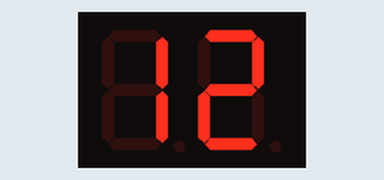
Bench run of a sketch on a simulated Arduino Uno, built with avr-gcc and run on an emulated ATmega328P. On the bench: 2-digit seven-segment display. Wiring (inferred from the names in the program): 2-digit 7-segment display, segments lit when HIGH: segments pin 2, pin 3, pin 4, pin 5, pin 6, pin 7, pin 8; digit selects pin 11, pin 12. The segment pins are drawn as the display they are named for.

Above: at 0.2 s.
At 9.2 s:
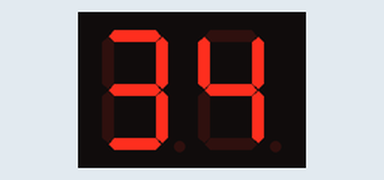
At 19.2 s:
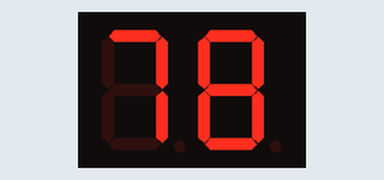
At 38.2 s:
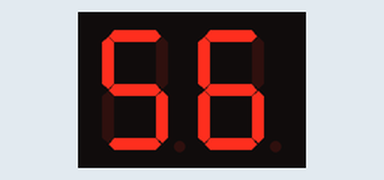

Measured:
- what the display in image 0 shows lasts 0.9 s, from 0.2 s to 1.1 s
- what the display in image 1 shows lasts 1.0 s, from 9.1 s to 10.1 s

The sketch:

7segment.ino
```cpp
#include <stdlib.h>
#include <string.h>

const int segments[] = {2, 3, 4, 5, 6, 7, 8}; // Segment pins a-g
const int leftSegment = 11, rightSegment = 12;

// Digit segment patterns (0-9)
const int digitPatterns[][7] = {
  {1, 1, 1, 1, 1, 1, 0}, // 0
  {0, 1, 1, 0, 0, 0, 0}, // 1
  {1, 1, 0, 1, 1, 0, 1}, // 2
  {1, 1, 1, 1, 0, 0, 1}, // 3
  {0, 1, 1, 0, 0, 1, 1}, // 4
  {1, 0, 1, 1, 0, 1, 1}, // 5
  {1, 0, 1, 1, 1, 1, 1}, // 6
  {1, 1, 1, 0, 0, 0, 0}, // 7
  {1, 1, 1, 1, 1, 1, 1}, // 8
  {1, 1, 1, 1, 0, 1, 1}  // 9
};

const char text[] = "12345678";

void setup() {
  Serial.begin(9600);
  for (int i = 0; i < 7; i++) {
    pinMode(segments[i], OUTPUT);
  }
  pinMode(leftSegment, OUTPUT);
  pinMode(rightSegment, OUTPUT);
}

void loop() {
  for (int i = 0; i < strlen(text); i += 2) {
    int digit1 = text[i] - '0', digit2 = text[i + 1] - '0';
    showTwoDigits(digit1, digit2);
  }
}

void showTwoDigits(int digit1, int digit2) {
  unsigned long startTime = millis();
  while (millis() - startTime < 1000) {
    displayDigit(digit1, rightSegment);
    delay(50);
    displayDigit(digit2, leftSegment);
    delay(50);
  }
}

void displayDigit(int digit, int activeSegment) {
  digitalWrite(leftSegment, activeSegment == leftSegment ? HIGH : LOW);
  digitalWrite(rightSegment, activeSegment == rightSegment ? HIGH : LOW);

  for (int i = 0; i < 7; i++) {
    digitalWrite(segments[i], digitPatterns[digit][i] ? HIGH : LOW);
  }
}
```
